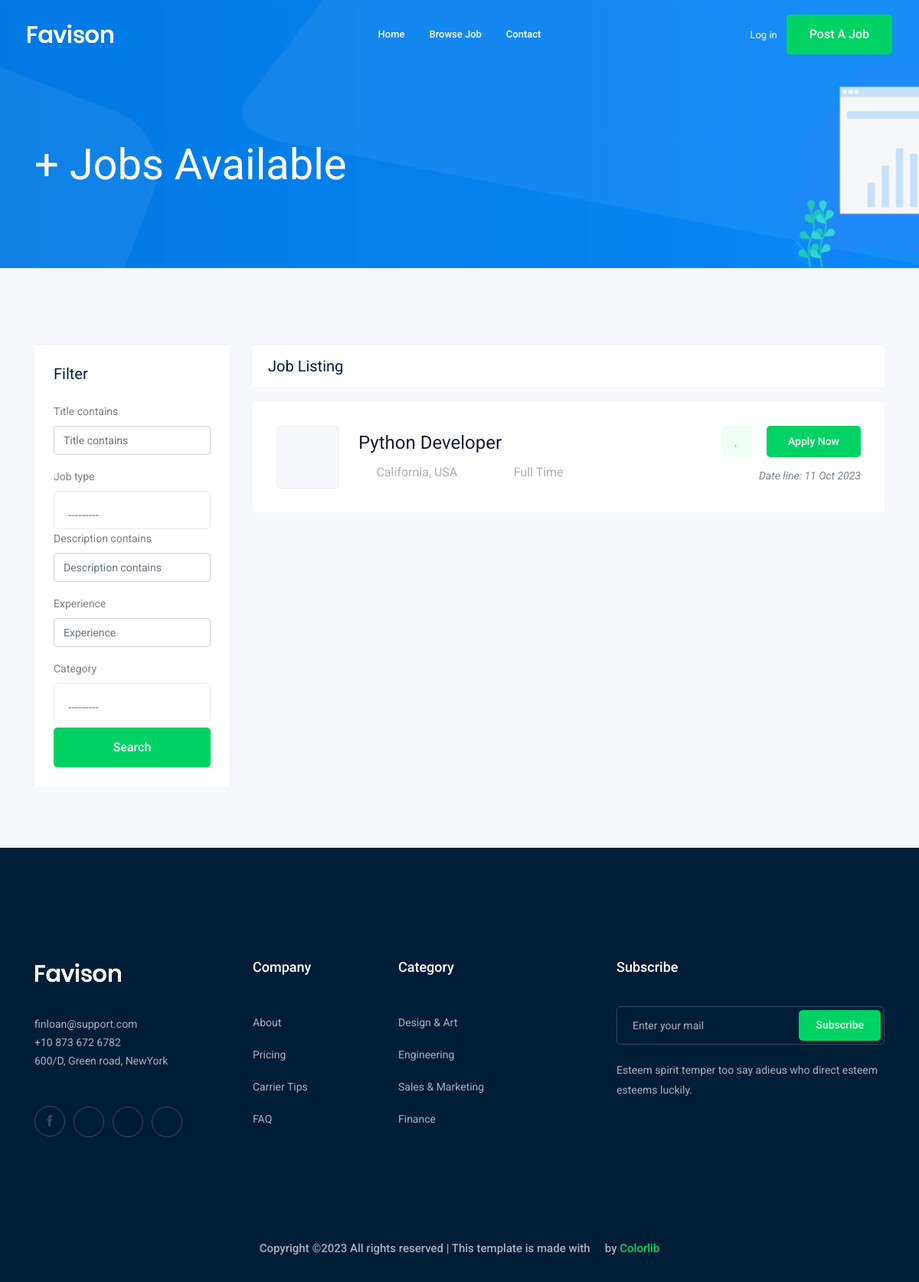
The app's page /jobs/, older data.
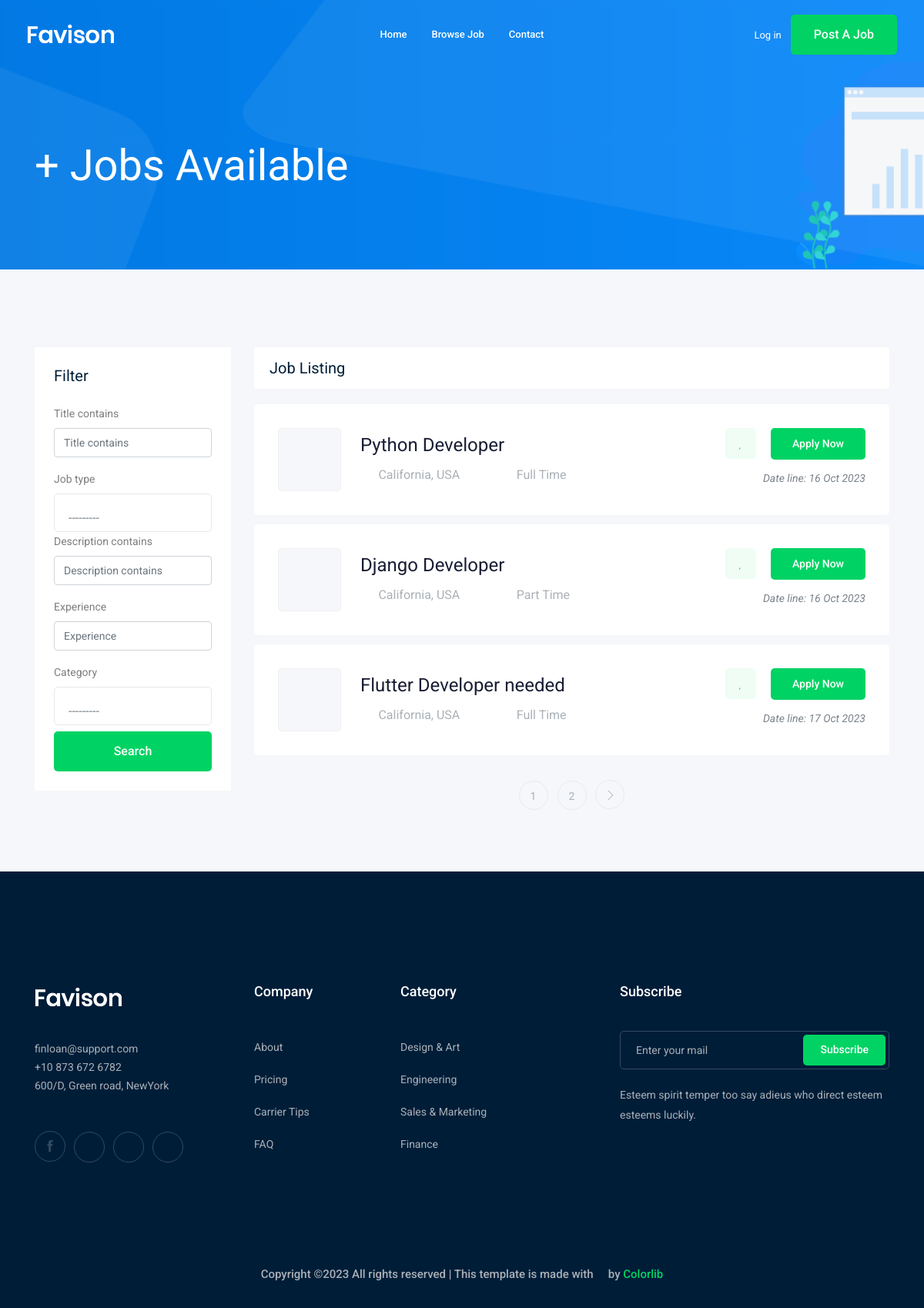
The same page, newer data.
### job/models.py (models this page shows, shortened)
class Job(models.Model):  # table
    owner = models.ForeignKey(User, related_name='job_owner', on_delete=models.CASCADE)
    title = models.CharField(max_length=100)   # column
    job_type = models.CharField(max_length=15 , choices=JOB_TYPE)
    description = models.TextField(max_length=1000)
    published_at = models.DateTimeField(auto_now=True)
    vacancy = models.IntegerField(default=1)
    salary = models.IntegerField(default=0)
    experience = models.IntegerField(default=1)
    category = models.ForeignKey('Category',on_delete=models.CASCADE)
    image = models.ImageField(upload_to="jobs/")
    slug = models.SlugField(null=True, blank=True)
    def __str__(self):
        return self.title

### job/views.py (the view)
# urls.py: path('',views.job_list , name='job_list'),
def job_list(request):
    job_list = Job.objects.all()
    myfilter = JobFilter(request.GET,queryset=job_list)
    job_list = myfilter.qs
    paginator = Paginator(job_list, 3)  # Show 3 contacts per page.
    page_number = request.GET.get("page")
    page_obj = paginator.get_page(page_number)
    context = {'jobs':page_obj , 'myfilter':myfilter}  # template name
    return render(request,'job/job_list.html',context)

### job/models.py (called while the page is built)
    def __str__(self):
        return self.name

### job/templates/job/job_list.html (shortened to what this page needs)
{% extends 'base.html' %}
{% load bootstrap4 %}
{% block body %}
    <div class="bradcam_area bradcam_bg_1">
        <div class="container">
            <div class="row">
                <div class="col-xl-12">
                    <div class="bradcam_text">
                        <h3>{{jobs.count}}+ Jobs Available</h3>
                    </div>
                </div>
            </div>
        </div>
    </div>
    <div class="job_listing_area plus_padding">
        <div class="container">
            <div class="row">
                <div class="col-lg-3">
                    <div class="job_filter white-bg">
                        <div class="form_inner white-bg">
                            <h3>Filter</h3>
                            <form method="GET">
                                {% bootstrap_form myfilter.form %}
                                <input type="submit" value="Search" class="boxed-btn3 w-100 mt-2">
                            </form>
                        </div>
                    </div>
                </div>
                <div class="col-lg-9">
                    <div class="recent_joblist_wrap">
                        <div class="recent_joblist white-bg ">
                            <div class="row align-items-center">
                                <div class="col-md-6">
                                    <h4>Job Listing</h4>
                                </div>
                                <div class="col-md-6">
                                </div>
                            </div>
                        </div>
                    </div>
                    <div class="job_lists m-0">
                        <div class="row">
                            {% for job in jobs %}
                            <div class="col-lg-12 col-md-12">
                                <div class="single_jobs white-bg d-flex justify-content-between">
                                    <div class="jobs_left d-flex align-items-center">
                                        <div class="thumb">
                                        </div>
                                        <div class="jobs_conetent">
                                            <a href="{% url 'jobs:job_detail' job.slug %}"><h4>{{job}}</h4></a>
                                            <div class="links_locat d-flex align-items-center">
                                                <div class="location">
                                                    <p> <i class="fa fa-map-marker"></i> California, USA</p>
                                                </div>
                                                <div class="location">
                                                    <p> <i class="fa fa-clock-o"></i> {{job.job_type}}</p>
                                                </div>
                                            </div>
                                        </div>
                                    </div>
                                    <div class="jobs_right">
                                        <div class="apply_now">
                                            <a class="heart_mark" href="#"> <i class="fa fa-heart"></i> </a>
                                            <a href="{% url 'jobs:job_detail' job.slug %}" class="boxed-btn3">Apply Now</a>
                                        </div>
                                        <div class="date">
                                            <p>Date line: {{job.published_at|date:'d M o'}}</p>
                                        </div>
                                    </div>
                                </div>
                            </div>
                            {% endfor %}
                        </div>
                        {% if jobs.has_other_pages %}
                            <div class="row">
                                <div class="col-lg-12">
                                    <div class="pagination_wrap">
                                        <ul>
                                            {% for i in jobs.paginator.page_range %}
                                                <li><a href="?page={{i}}"><span>{{i}}</span></a></li>
                                            {% endfor %}
                                            {% if jobs.has_next %}
                                                <li><a href="?page={{jobs.next_page_number}}"> <i class="ti-angle-right"></i> </a></li>
                                            {% endif %}
                                        </ul>
                                    </div>
                                </div>
                            </div>
                        {% endif %}
                    </div>
                </div>
            </div>
        </div>
    </div>
{% endblock body %}

### templates/base.html (shortened to what this page needs)
{% load static %}
<!doctype html>
<html class="no-js" lang="zxx">
<head>
    <link rel="stylesheet" href="{% static 'css/bootstrap.min.css' %}">
    <link rel="stylesheet" href="{% static 'css/owl.carousel.min.css' %}">
    <link rel="stylesheet" href="{% static 'css/magnific-popup.css' %}">
    <link rel="stylesheet" href="{% static 'css/font-awesome.min.css' %}">
    <link rel="stylesheet" href="{% static 'css/themify-icons.css' %}">
    <link rel="stylesheet" href="{% static 'css/nice-select.css' %}">
    <link rel="stylesheet" href="{% static 'css/flaticon.css' %}">
    <link rel="stylesheet" href="{% static 'css/jquery-ui.css' %}">
    <link rel="stylesheet" href="{% static 'css/gijgo.css' %}">
    <link rel="stylesheet" href="{% static 'css/animate.min.css' %}">
    <link rel="stylesheet" href="{% static 'css/slicknav.css' %}">
    <link rel="stylesheet" href="{% static 'css/style.css' %}">
</head>
<body>
    <header>
        <div class="header-area ">
            <div id="sticky-header" class="main-header-area">
                <div class="container-fluid ">
                    <div class="header_bottom_border">
                        <div class="row align-items-center">
                            <div class="col-xl-3 col-lg-2">
                                <div class="logo">
                                    <a href="index.html">
                                        <img src="img/logo.png" alt="">
                                    </a>
                                </div>
                            </div>
                            <div class="col-xl-6 col-lg-7">
                                <div class="main-menu  d-none d-lg-block">
                                    <nav>
                                        <ul id="navigation">
                                            <li><a href="/">home</a></li>
                                            <li><a href="{% url 'jobs:job_list' %}">Browse Job</a></li>
                                            <li><a href="{% url 'contact:contact' %}">Contact</a></li>
                                        </ul>
                                    </nav>
                                </div>
                            </div>
                            <div class="col-xl-3 col-lg-3 d-none d-lg-block">
                                <div class="Appointment">
                                    {% if request.user.is_authenticated %}
                                        <div class="phone_num d-none d-xl-block">
                                            <a href="{% url 'accounts:profile' %}">Profile</a>
                                        </div>
                                    {% else %}
                                        <div class="phone_num d-none d-xl-block">
                                            <a href="{% url 'login' %}">Log in</a>
                                        </div>
                                    {% endif %}
                                    <div class="d-none d-lg-block">
                                        <a class="boxed-btn3" href="{% url 'jobs:add_job' %}">Post a Job</a>
                                    </div>
                                </div>
                            </div>
                            <div class="col-12">
                            </div>
                        </div>
                    </div>
                </div>
            </div>
        </div>
    </header>
    {% block body %}
    {% endblock body %}
    <footer class="footer">
        <div class="footer_top">
            <div class="container">
                <div class="row">
                    <div class="col-xl-3 col-md-6 col-lg-3">
                        <div class="footer_widget wow fadeInUp" data-wow-duration="1s" data-wow-delay=".3s">
                            <div class="footer_logo">
                                <a href="#">
                                    <img src="img/logo.png" alt="">
                                </a>
                            </div>
                            <p>
                                finloan@support.com <br>
                                +10 873 672 6782 <br>
                                600/D, Green road, NewYork
                            </p>
                            <div class="socail_links">
                                <ul>
                                    <li>
                                        <a href="#">
                                            <i class="ti-facebook"></i>
                                        </a>
                                    </li>
                                    <li>
                                        <a href="#">
                                            <i class="fa fa-google-plus"></i>
                                        </a>
                                    </li>
                                    <li>
                                        <a href="#">
                                            <i class="fa fa-twitter"></i>
                                        </a>
                                    </li>
                                    <li>
                                        <a href="#">
                                            <i class="fa fa-instagram"></i>
                                        </a>
                                    </li>
                                </ul>
                            </div>
                        </div>
                    </div>
                    <div class="col-xl-2 col-md-6 col-lg-2">
                        <div class="footer_widget wow fadeInUp" data-wow-duration="1.1s" data-wow-delay=".4s">
                            <h3 class="footer_title">
                                Company
                            </h3>
                            <ul>
                                <li><a href="#">About </a></li>
                                <li><a href="#"> Pricing</a></li>
                                <li><a href="#">Carrier Tips</a></li>
                                <li><a href="#">FAQ</a></li>
                            </ul>
                        </div>
                    </div>
                    <div class="col-xl-3 col-md-6 col-lg-3">
                        <div class="footer_widget wow fadeInUp" data-wow-duration="1.2s" data-wow-delay=".5s">
                            <h3 class="footer_title">
                                Category
                            </h3>
                            <ul>
                                <li><a href="#">Design & Art</a></li>
                                <li><a href="#">Engineering</a></li>
                                <li><a href="#">Sales & Marketing</a></li>
                                <li><a href="#">Finance</a></li>
                            </ul>
                        </div>
                    </div>
                    <div class="col-xl-4 col-md-6 col-lg-4">
                        <div class="footer_widget wow fadeInUp" data-wow-duration="1.3s" data-wow-delay=".6s">
                            <h3 class="footer_title">
                                Subscribe
                            </h3>
                            <form action="#" class="newsletter_form">
                                <input type="text" placeholder="Enter your mail">
                                <button type="submit">Subscribe</button>
                            </form>
                            <p class="newsletter_text">Esteem spirit temper too say adieus who direct esteem esteems
                                luckily.</p>
                        </div>
                    </div>
                </div>
            </div>
        </div>
        <div class="copy-right_text wow fadeInUp" data-wow-duration="1.4s" data-wow-delay=".3s">
            <div class="container">
                <div class="row">
                    <div class="col-xl-12">
                        <p class="copy_right text-center">
Copyright &copy;<script>document.write(new Date().getFullYear());</script> All rights reserved | This template is made with <i class="fa fa-heart-o" aria-hidden="true"></i> by <a href="https://colorlib.com" target="_blank">Colorlib</a>
                        </p>
                    </div>
                </div>
            </div>
        </div>
    </footer>
</body>
</html>

Row changes from the older to the newer data that the page shows:
changed Job "Python Developer": published_at "11 Oct 2023" → "16 Oct 2023"
added Job: title "Django Developer", job_type "Part Time", published_at "16 Oct 2023"
added Job: title "Flutter Developer needed", job_type "Full Time", published_at "17 Oct 2023"
Text that changed along with them:
new list line: "1"
new list line: "2"
